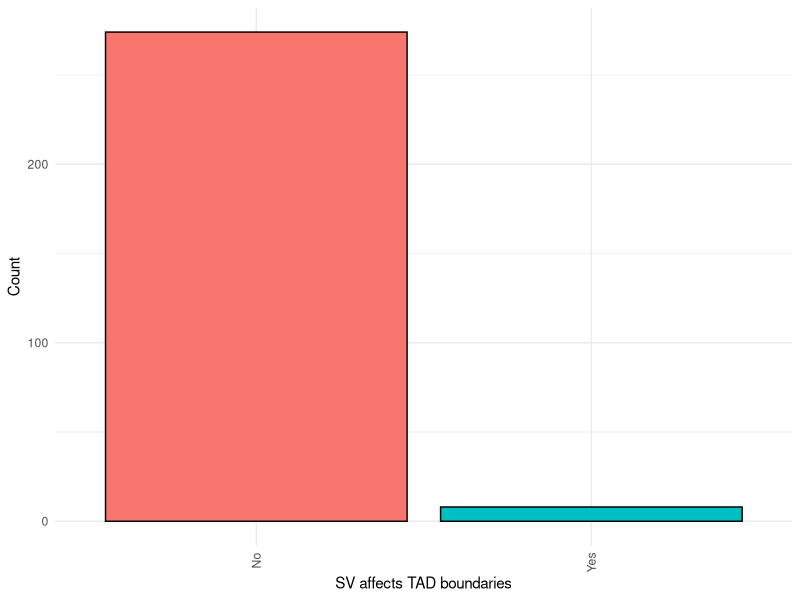
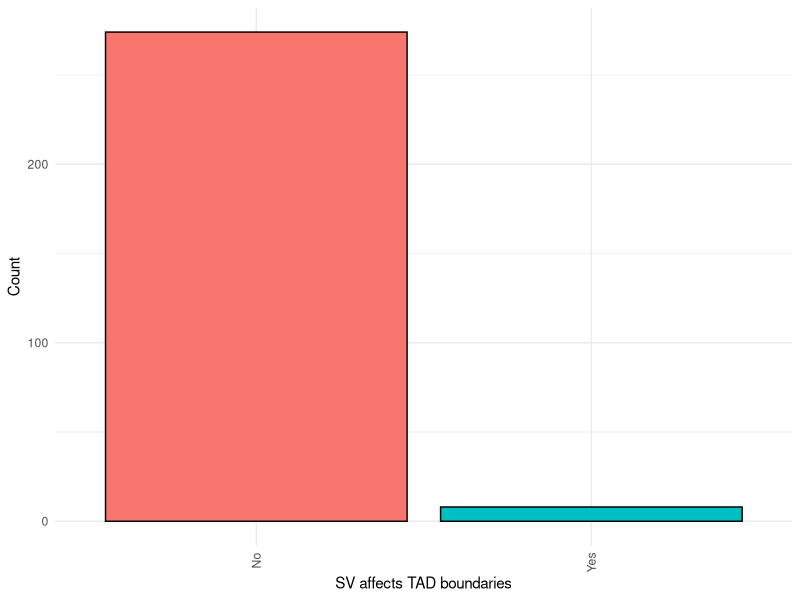

These charts were generated, in order, by the following R code:
# ==============================================================================
# Environment
# ==============================================================================
suppressMessages(library("data.table"))
suppressMessages(library("ggplot2"))

# ==============================================================================
# Data
# ==============================================================================
# load metadata
metadata <- fread(
    "../../Data/External/LowC_Samples_Data_Available.tsv",
    sep = "\t",
    header = TRUE
)

# load differential TAD results
altered_tads <- fread("Graphs/sv-disruption-tests.TADs.tsv", sep = "\t", header = TRUE)

# ==============================================================================
# Plots
# ==============================================================================
gg = (
    ggplot(data = altered_tads)
    + geom_bar(aes(x = altered_TAD, fill = altered_TAD), colour = "black")
    + labs(x = "SV affects TAD boundaries", y = "Count")
    + guides(fill = FALSE)
    + scale_x_discrete(
        breaks = c(FALSE, TRUE),
        labels = c("No", "Yes")
    )
    + theme_minimal()
    + theme(
        axis.text.x = element_text(angle = 90, hjust = 1, vjust = 0.5)
    )
)
ggsave(
    "Plots/sv-disruption/tads.count.png",
    height = 12,
    width = 12,
    units = "cm",
    dpi = 400
)
ggsave(
    "Plots/sv-disruption/tads.count.pdf",
    height = 12,
    width = 12,
    units = "cm",
    dpi = 400
)
